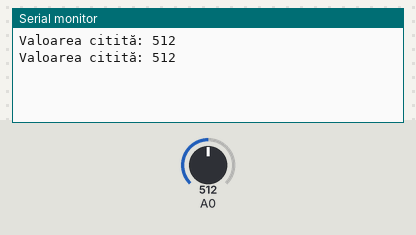
This sketch was run on a simulated Arduino Uno, built with avr-gcc and run on an emulated ATmega328P. Parts: the last lines printed to the serial monitor. Inputs (shaded band) come from the test bench; at power-on: A0 = 512.

Above: at 1.8 s.
1.9 s: A0 set to 716
At 2.8 s:
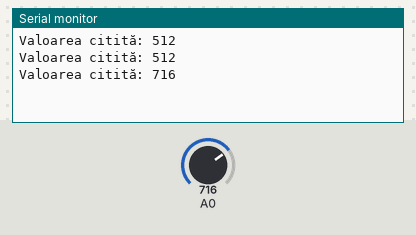
3.4 s: A0 set to 900
At 4.7 s:
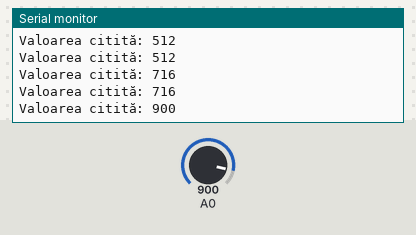
Timing chart, 0 to 6.4 s (numbered marks = the images above; inputs shaded):
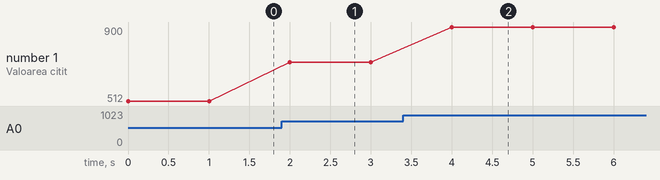

Measured:
- after the input at 1.9 s, the serial monitor: prints a new line after 0.10 s (image 1)
- after the input at 3.4 s, the serial monitor: prints a new line after 0.60 s (image 2)
- plotted number 1: 512 → 716 after the input at 1.9 s, 716 → 900 after the input at 3.4 s

The sketch:

Tiparire_date.ino
```cpp
void setup() {
  // Inițializare port serial cu o viteză de transmisie de 9600 bps
  Serial.begin(9600);
}

void loop() {
  // Variabilă pentru a stoca o valoare
  int valoare = analogRead(A0);

  // Afișează valoarea pe portul serial
  Serial.print("Valoarea citită: ");
  Serial.println(valoare);

  // O pauză de 1 secundă între citiri
  delay(1000);
}
```
